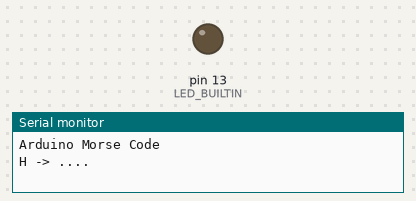
Recording of a sketch running on a simulated Arduino Uno, built with avr-gcc and run on an emulated ATmega328P. Shown: output pins drawn as LEDs (lit = HIGH), the last lines printed to the serial monitor.

Above: at 0.9 s.
At 22.95 s:
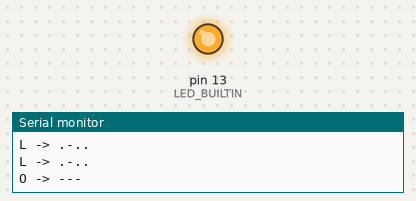
Timing chart, 0 to 23.2 s (numbered marks = the images above):
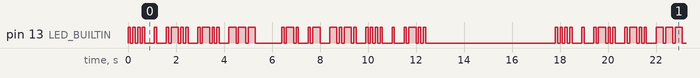

The sketch:

HelloRachel.ino
```cpp
// Time definitions for Morse code
const int TIME_UNIT = 100;            // basic unit (ms)
const int DOT_TIME = TIME_UNIT;       // dot duration
const int DASH_TIME = TIME_UNIT * 3;  // dash duration
const int SYMBOL_SPACE = TIME_UNIT;
const int LETTER_SPACE = TIME_UNIT * 3;
const int WORD_SPACE = TIME_UNIT * 7;

// Morse code lookup table
struct MorseEntry {
  char letter;
  const char* morse;
};

MorseEntry morseTable[] = {
  { 'A', ".-" },
  { 'B', "-..." },
  { 'C', "-.-." },
  { 'D', "-.." },
  { 'E', "." },
  { 'F', "..-." },
  { 'G', "--." },
  { 'H', "...." },
  { 'I', ".." },
  { 'J', ".---" },
  { 'K', "-.-" },
  { 'L', ".-.." },
  { 'M', "--" },
  { 'N', "-." },
  { 'O', "---" },
  { 'P', ".--." },
  { 'Q', "--.-" },
  { 'R', ".-." },
  { 'S', "..." },
  { 'T', "-" },
  { 'U', "..-" },
  { 'V', "...-" },
  { 'W', ".--" },
  { 'X', "-..-" },
  { 'Y', "-.--" },
  { 'Z', "--.." }
};

const int MORSETABLESIZE = sizeof(morseTable) / sizeof(MorseEntry);

void sendDot();
void sendDash();
void sendSymbol(char symbol);
void sendLetter(char letter);
void sendMessage(const char* message);

void setup() {
  pinMode(LED_BUILTIN, OUTPUT);
  Serial.begin(9600);
  Serial.println("Arduino Morse Code");
}

void loop() {
  sendMessage("HELLO RACHEL");
  Serial.print("\n");
  delay(5000);
}

// Turn LED on for dot
void sendDot() {
  digitalWrite(LED_BUILTIN, HIGH);
  delay(DOT_TIME);
  digitalWrite(LED_BUILTIN, LOW);
}

// Turn LED on for dash
void sendDash() {
  digitalWrite(LED_BUILTIN, HIGH);
  delay(DASH_TIME);
  digitalWrite(LED_BUILTIN, LOW);
}

// Send a single Morse symbol
void sendSymbol(char symbol) {
  if (symbol == '.') {
    sendDot();
  } else if (symbol == '-') {
    sendDash();
  }

  // gap between symbols
  delay(SYMBOL_SPACE);
}

// Send Morse code for a letter
void sendLetter(char letter) {
  letter = toupper(letter);
  for (int i = 0; i < MORSETABLESIZE; i++) {
    if (morseTable[i].letter == letter) {
      const char* morse = morseTable[i].morse;
      Serial.print(letter);
      Serial.print(" -> ");
      Serial.println(morse);

      for (int j = 0; morse[j] != '\0'; j++) {
        sendSymbol(morse[j]);
      }

      delay(LETTER_SPACE);
      return;
    }
  }
}

// Send an entire message
void sendMessage(const char* message) {
  for (int i = 0; message[i] != '\0'; i++) {
    char c = message[i];
    if (c == ' ') {
      delay(WORD_SPACE);
    } else {
      sendLetter(c);
    }
  }
}
```

Measured:
- by itself, pin 13 (LED_BUILTIN): moves between LOW and HIGH, repeating every 17.8 s
- by itself, everything shown: repeats every 17.8 s, in 68 steps
